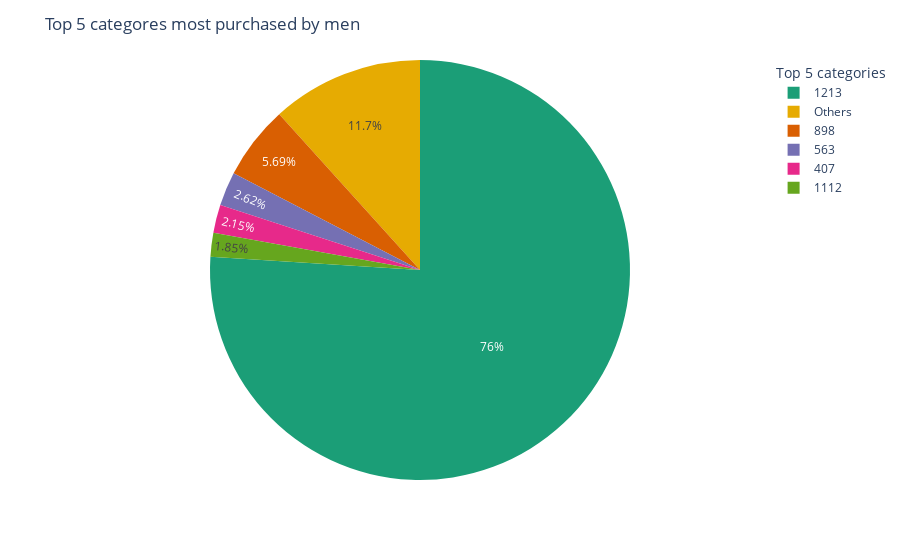

The code cell stored with this chart in its notebook:
### Code cell
x=dffp.groupby('category_id').count()
x = x.iloc[:, 0:1]
x = x.rename(columns={"user_id": "Cat_count"})
x=x.reset_index()
x.sort_values('Cat_count',ascending=False,inplace=True)
new_df = x.iloc[5:]
s=new_df['Cat_count'].sum()
x = x.iloc[:5]
x['category_id'] = x['category_id'].astype(str)
x.loc[len(df)] = ['Others', s]
fig = px.pie(x, values='Cat_count', names='category_id', 
             color='category_id', color_discrete_sequence=px.colors.qualitative.Dark2,
             labels={'category_id': 'Category ID', 'Cat_count': 'Cat_Count'})
fig.update_layout(legend_title='Top 5 categories', title_text="Top 5 categores most purchased by men")

fig.show()

### Figure 1 — Plotly figure (JSON) as saved in the notebook; plotly's stock layout.template omitted (floating-point values rounded to 4 significant figures)
{"data": [{"customdata": [["1213"], ["898"], ["563"], ["407"], ["1112"], ["Others"]], "domain": {"x": [0, 1], "y": [0, 1]}, "hovertemplate": "Category ID=%{customdata[0]}<br>Cat_Count=%{value}<extra></extra>", "labels": ["1213", "898", "563", "407", "1112", "Others"], "legendgroup": "", "marker": {"colors": ["rgb(27,158,119)", "rgb(217,95,2)", "rgb(117,112,179)", "rgb(231,41,138)", "rgb(102,166,30)", "rgb(230,171,2)"]}, "name": "", "showlegend": true, "type": "pie", "values": [494, 37, 17, 14, 12, 76]}], "layout": {"legend": {"title": {"text": "Top 5 categories"}, "tracegroupgap": 0}, "margin": {"t": 60}, "piecolorway": ["rgb(27,158,119)", "rgb(217,95,2)", "rgb(117,112,179)", "rgb(231,41,138)", "rgb(102,166,30)", "rgb(230,171,2)", "rgb(166,118,29)", "rgb(102,102,102)"], "title": {"text": "Top 5 categores most purchased by men"}}}
